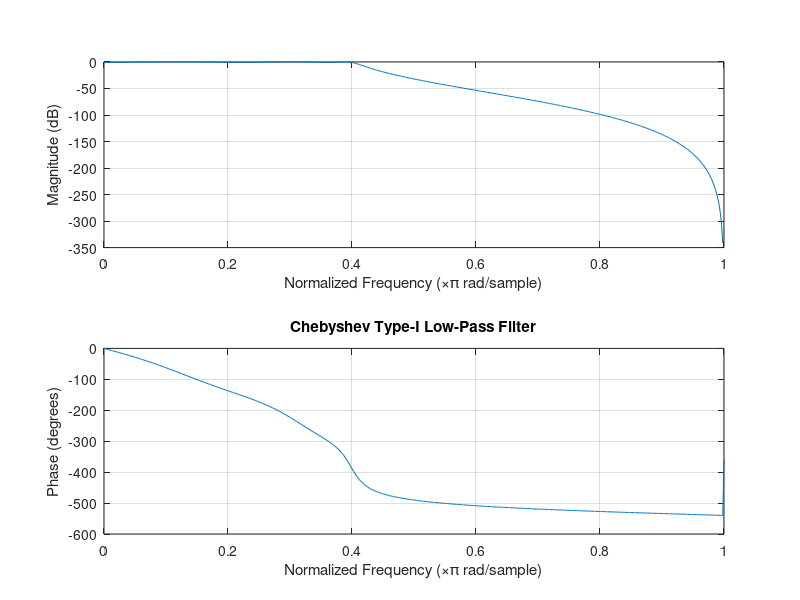
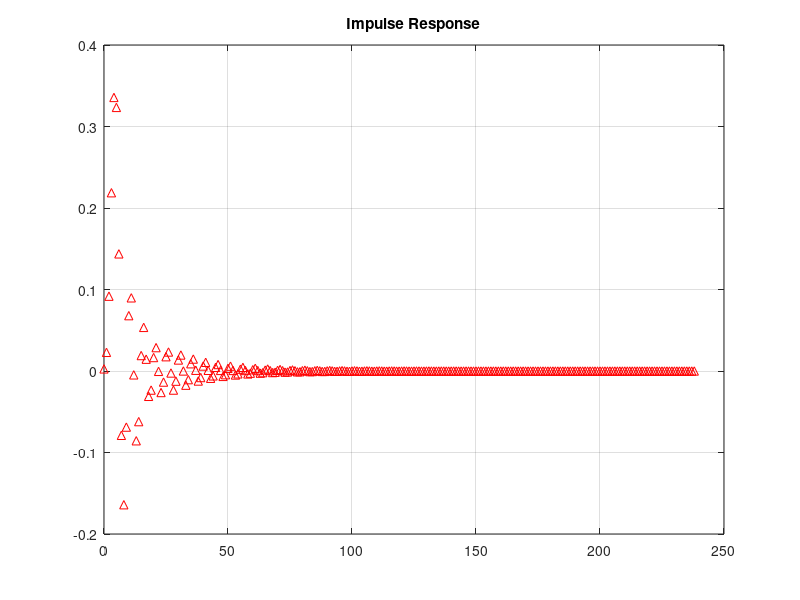
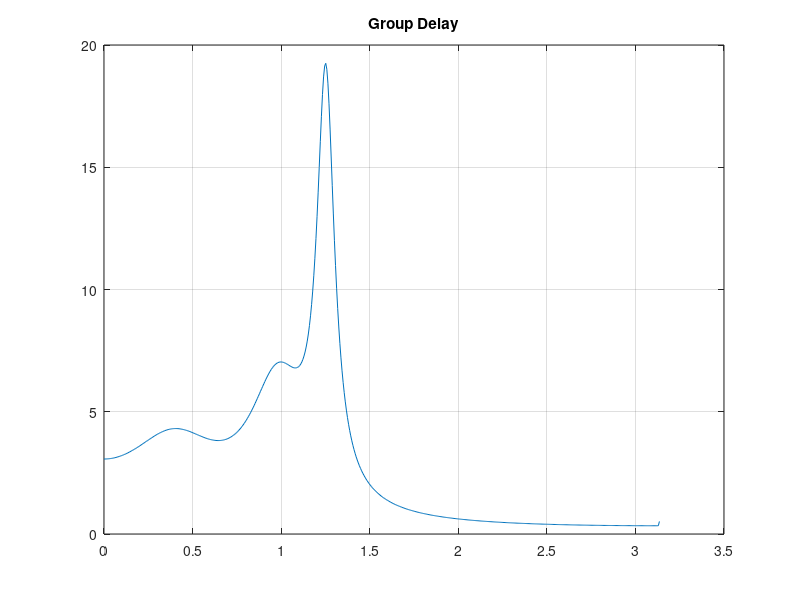
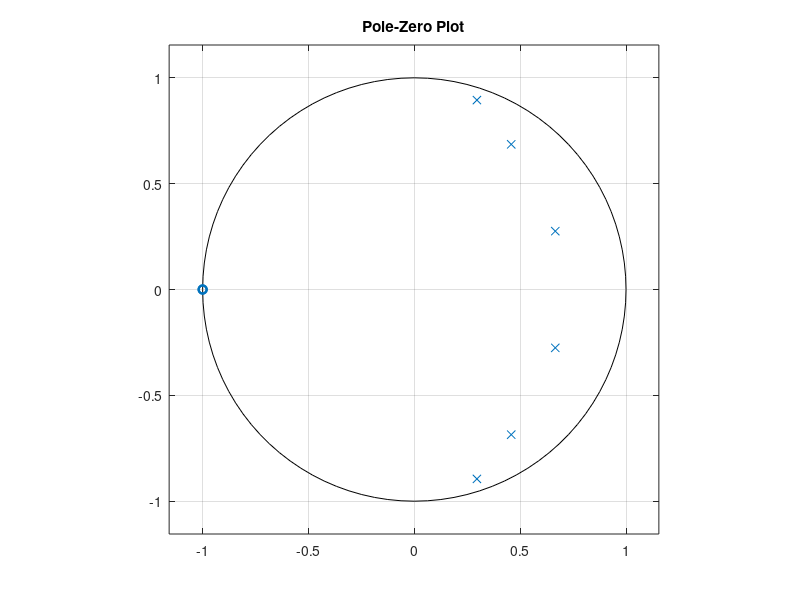

Source code (MATLAB) for these figures, in order:
clc;
clear;
close all;

% Filter Specifications
Wp = 0.4;       % Passband edge frequency (normalized)
Ws = 0.55;      % Stopband edge frequency (normalized)
Rp = 1;         % Passband ripple (dB)
As = 40;        % Stopband attenuation (dB)

% Calculate minimum filter order
[N, Wn] = cheb1ord(Wp, Ws, Rp, As);

% Design Chebyshev Type-I Low-Pass Filter
[b, a] = cheby1(N, Rp, Wn, 'low');

% Display Filter Specifications
fprintf('Filter Order = %d\n', N);
fprintf('Cutoff Frequency = %.4f * pi rad/sample\n', Wn);

% Stability Check
if all(abs(roots(a)) < 1)
    disp('System is STABLE');
else
    disp('System is UNSTABLE');
end

% -------- GRAPHS --------

% Magnitude and Phase Response
figure;
freqz(b, a);
title('Chebyshev Type-I Low-Pass Filter');

% Impulse Response
figure;
impz(b, a);
grid on;
title('Impulse Response');

% Group Delay
figure;
grpdelay(b, a);
title('Group Delay');

% Pole-Zero Plot
figure;
zplane(b, a);
grid on;
title('Pole-Zero Plot');
